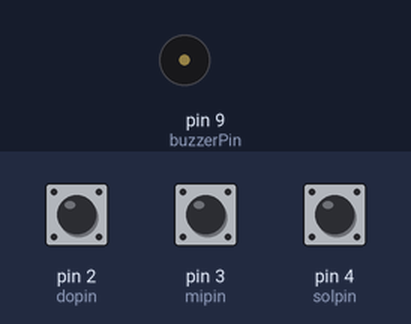
Bench run of a sketch on a simulated Arduino Uno, built with avr-gcc and run on an emulated ATmega328P. On the bench: buzzer (waves = sounding). The test bench sets the inputs (shaded band); at power-on: pin 2 (dopin) HIGH, pin 3 (mipin) HIGH, pin 4 (solpin) HIGH.

Above: at 1.2 s.
1.3 s: pin 2 (dopin) pulled LOW for 0.15 s
At 1.38 s:
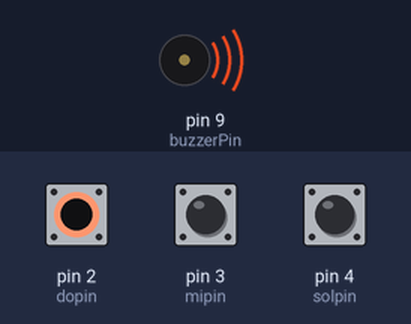
2.9 s: pin 2 (dopin) pulled LOW for 3.2 s
At 6.5 s:
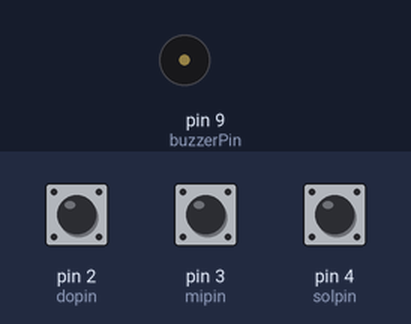
7.6 s: pin 3 (mipin) pulled LOW for 3.2 s
At 8.5 s:
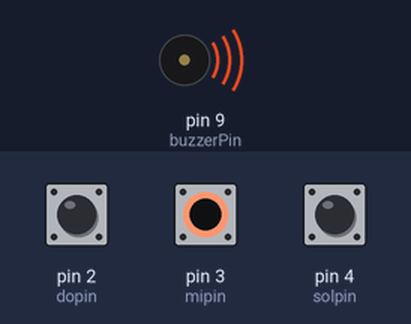
Timing chart, 0 to 12.3 s (numbered marks = the images above; inputs shaded):
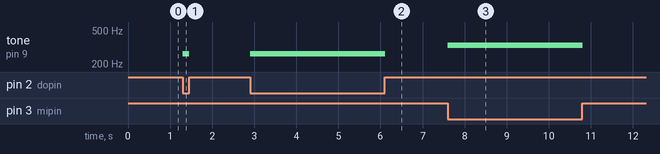

Measured:
- after the input at 1.3 s, tone on pin 9 (buzzerPin): silent → 262 Hz at once, → silent 0.16 s later
- after the input at 2.9 s, tone on pin 9 (buzzerPin): silent → 262 Hz at once, → silent 3.2 s later
- after the input at 7.6 s, tone on pin 9 (buzzerPin): silent → 330 Hz at once, → silent 3.2 s later

The sketch:

AR12_doremi.ino.ino
```cpp
/*

 예제 9.1

 피에조 부저를 이용한 소리 출력

*/


int buzzerPin = 9;

int songLength = 16;

int dopin = 2;

int mipin = 3;

int solpin = 4;

boolean dpp = false;

boolean mpp = false;

boolean spp = false;

int duration = 10;


void setup()

{

  // 부저핀을 출력으로 설정한다

  pinMode(buzzerPin, OUTPUT);

  pinMode(dopin, INPUT_PULLUP);

  pinMode(mipin, INPUT_PULLUP);

  pinMode(solpin, INPUT_PULLUP);

}


void loop()

{

  int dp = digitalRead(dopin);

  int mp = digitalRead(mipin);

  int sp = digitalRead(solpin);


  if(dp==LOW) {

    dpp = true;

    mpp = false;

    spp = false;

  }

  else if(mp==LOW) {

    dpp = false;

    mpp = true;

    spp = false;

  }

  else if(sp==LOW) {

    dpp = false;

    mpp = false;

    spp = true;

  }

  else {

    dpp = false;

    mpp = false;

    spp = false;

  }


  if(dpp == true) {

    tone(buzzerPin, frequency('c'), duration);

  }

  else if(mpp == true) {

    tone(buzzerPin, frequency('e'), duration);

  }

  else if(spp == true) {

    tone(buzzerPin, frequency('g'), duration);

  }

}


int frequency(char note){

  // 노래 데이터를 주파수 값으로 변경하기 위한 함수


  int i;

  // 음계의 갯수 설정

  int notes = 8;


  char names[] = { 'c', 'd', 'e', 'f', 'g', 'a', 'b', 'C' };

  int frequencies[] = {262, 294, 330, 349, 392, 440, 494, 523};


  // 노래 데이터를 주파수 값으로 변경하기 위해 반복하여 비교한다

  for (i = 0; i < notes; i++){

    if (names[i] == note){

      // 맞는 값을 찾았을 경우 이 값을 회신한다

      return(frequencies[i]);

    };

  };

  // 앞의 for문에서 맞는 값을 못찾았을 경우 0을 회신한다

  return(0);

}
```
